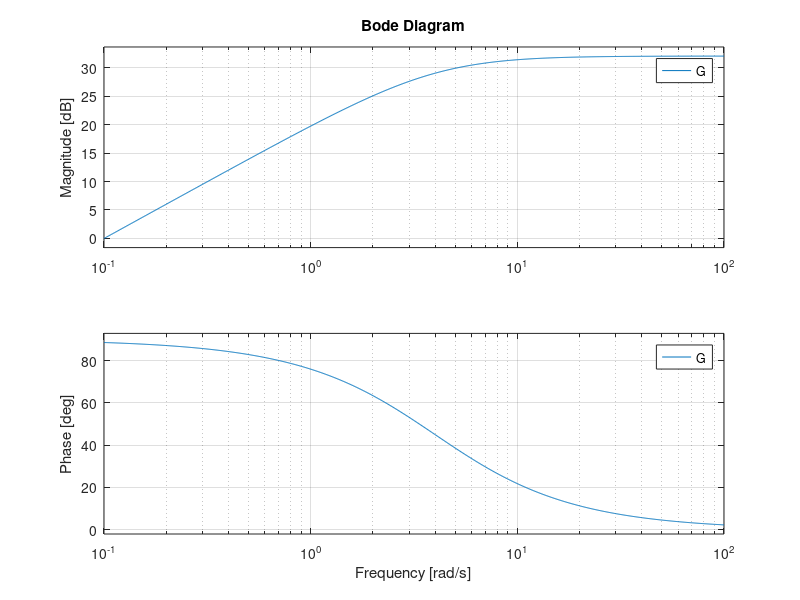

Reproduce this figure in MATLAB.
clear all
close all
clc
%syms D Ron D_prime Rout Vin Vd V d_hat I ZL ZRC Rout s Cout D_prime L ZT

% A=[-D*Ron  -D_prime
%    D_prime      -1/Rout]
% 
% B=[1 -D_prime
%    0  0]                         
% 
% C=[1  0];
% 
% D=[0 0];
% 
% U=[Vin
%    Vd]
% 
% %X= -inv(A)   %*B*U
% 
% Z = [1 2 -1
%     -2 0 1
%     1 -1 0]
% 
% transpose(Z)*det(Z)
% 
% inv(Z)

%ZRC = Rout/(1+ s*R*Cout)
% ZR = Rout;
% ZC = 1/(s*Cout);
% ZL = s*L / D_prime^2;
% 
% 
% ZT= 1/( 1/ZR + 1/ZC + 1/ZL );
% ZT =simplifyFraction(ZT);



%TIL = I*d_hat + I*d_hat*(ZL/(ZL+ZRC))
%IL_d_hat = simplifyFraction(IL/d_hat)


%I_d_hat_2 =V/Rout * ((1+s*Rout*Cout)/(s^2*L*Cout + s*L/Rout + D_prime^2))


%IDDDDDD= simplifyFraction( I_d_hat_2 + IL_d_hat)


% Iv_dprime = (V/Rout)*(1+s*Rout*Cout)*D_prime; %/ (s^2*L*Cout + s*L/Rout +  D_prime^2)
% 
% Ii_dprime = I*D_prime^2;  %/ (s^2*L*Cout + s*L/Rout +  D_prime^2)
% 
% I_total = Iv_dprime + Ii_dprime ;

G_num = [10  0 ]
G_den = [0.25 1]
G = tf(G_num, G_den)


figure
bode(G)
% figure
% step(G*Gc)
% figure
% rlocus(G*Gc)
% figure
% pzmap(G*Gc)

%controlSystemDesigner(G)